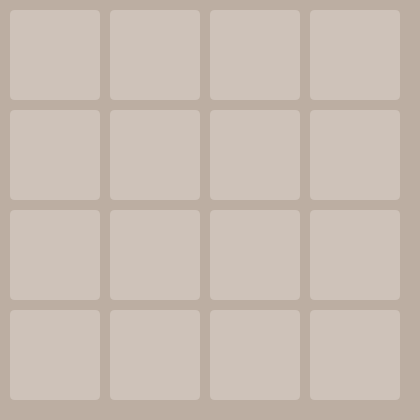
Frame 1 (no input)
Frame 60 (the mouse pressed at the canvas centre just before this capture): identical to frame 1, image omitted
Frame 120 (the mouse held since frame 60 and released just before this capture): identical to frame 1, image omitted

The Processing sketch that drew this single still picture (run headless with seeded random() and noise(); from frame 60 on, the mouse is pressed at the canvas centre):

// Processing sketch: week08_1
// ── week08_1.pde
//week08-1_2048_1_for_for_fill_
//file-preference字行放大
void setup(){
  size(420,420); //讓邊線漂亮一點
}

void draw(){
  background(188, 174, 162); //色彩用滴管, 吸範例的圖
  for(int i=0; i<4; i++){ // 左手i(對應y座標)
    for(int j=0; j<4; j++){ //右手j(對應x座標)
       fill(206, 194, 185); //色彩用滴管,吸範例的圖
       noStroke(); //不要有黑線外框
       rect(j*100+10, i*100+10, 90, 90, 5); // 弧角是5
  }
 }
}
